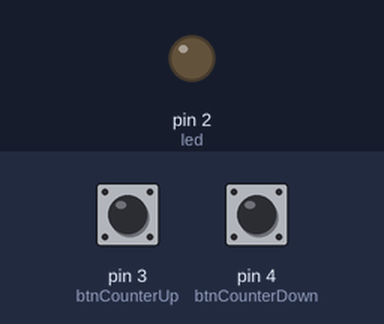
Bench run of a sketch on a simulated Arduino Uno, built with avr-gcc and run on an emulated ATmega328P. Parts: output pins drawn as LEDs (lit = HIGH). The inputs (shaded band) are chosen by the test bench; at power-on: pin 3 (btnCounterUp) HIGH, pin 4 (btnCounterDown) LOW. What the sketch prints to the serial monitor is not drawn.

Above: at 1.8 s.
1.9 s: pin 3 (btnCounterUp) pulled LOW for 3.2 s
At 4.6 s:
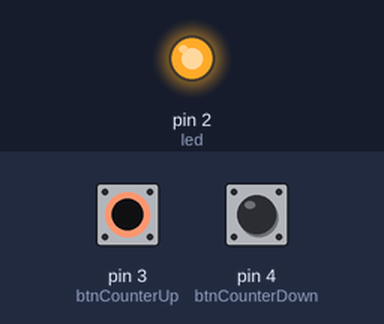
8.1 s: pin 3 (btnCounterUp) pulled LOW for 1 s
At 10.8 s:
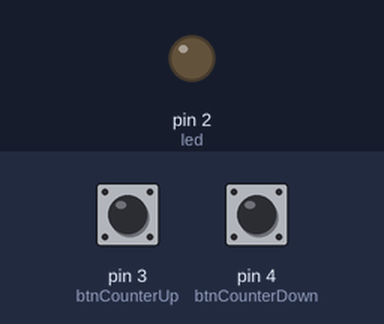
Timing chart, 0 to 12.3 s (numbered marks = the images above; inputs shaded):
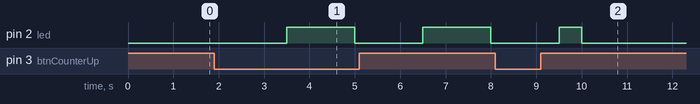

Measured:
- after the input at 1.9 s, pin 2 (led): alternates HIGH for 1.5 s and LOW for 1.5 s, starting after 1.6 s
- after the input at 8.1 s, pin 2 (led): LOW → HIGH after 1.4 s, → LOW 0.50 s later

The sketch:

SistemControl_2_button.ino
```cpp
#define led 2
#define btnCounterUp 3
#define btnCounterDown 4
//#define Buzzer 5
int angka;

void setup() {
  // put your setup code here, to run once:
  pinMode(btnCounterUp, INPUT);
  pinMode(btnCounterDown, INPUT);
  pinMode(led, OUTPUT);
//  pinMode(Buzzer, OUTPUT);

  Serial.begin(9600);
}

void loop() {
  // put your main code here, to run repeatedly:
  if(digitalRead(btnCounterUp) == 0){
    angka++;
    delay(500);
  } else if(digitalRead(btnCounterDown) == 0){
    angka--;
    delay(500);
  }

  if(angka > 10){
    angka = 10;
  } else if(angka < 0){
    angka = 0;
  }

//   //    led menyala
////   tugas 1
//   if(angka >= 5){
//      digitalWrite(led, HIGH);
//   } else if(angka < 5){
//      digitalWrite(led, LOW);
//   }

//   tugas 2
   if(angka >= 0 && angka <= 2){
      digitalWrite(led, LOW);
   } else if(angka >= 3 && angka <= 5){
      digitalWrite(led, HIGH);
//      digitalWrite(Buzzer, HIGH);
//      delay(50);
//      digitalWrite(Buzzer, LOW);
//      delay(100);
   } else if(angka >= 6 && angka <= 8){
      digitalWrite(led, LOW);
   } else if(angka >= 9 && angka <= 10){
      digitalWrite(led, HIGH);
   }

   Serial.print(angka);

}
```
